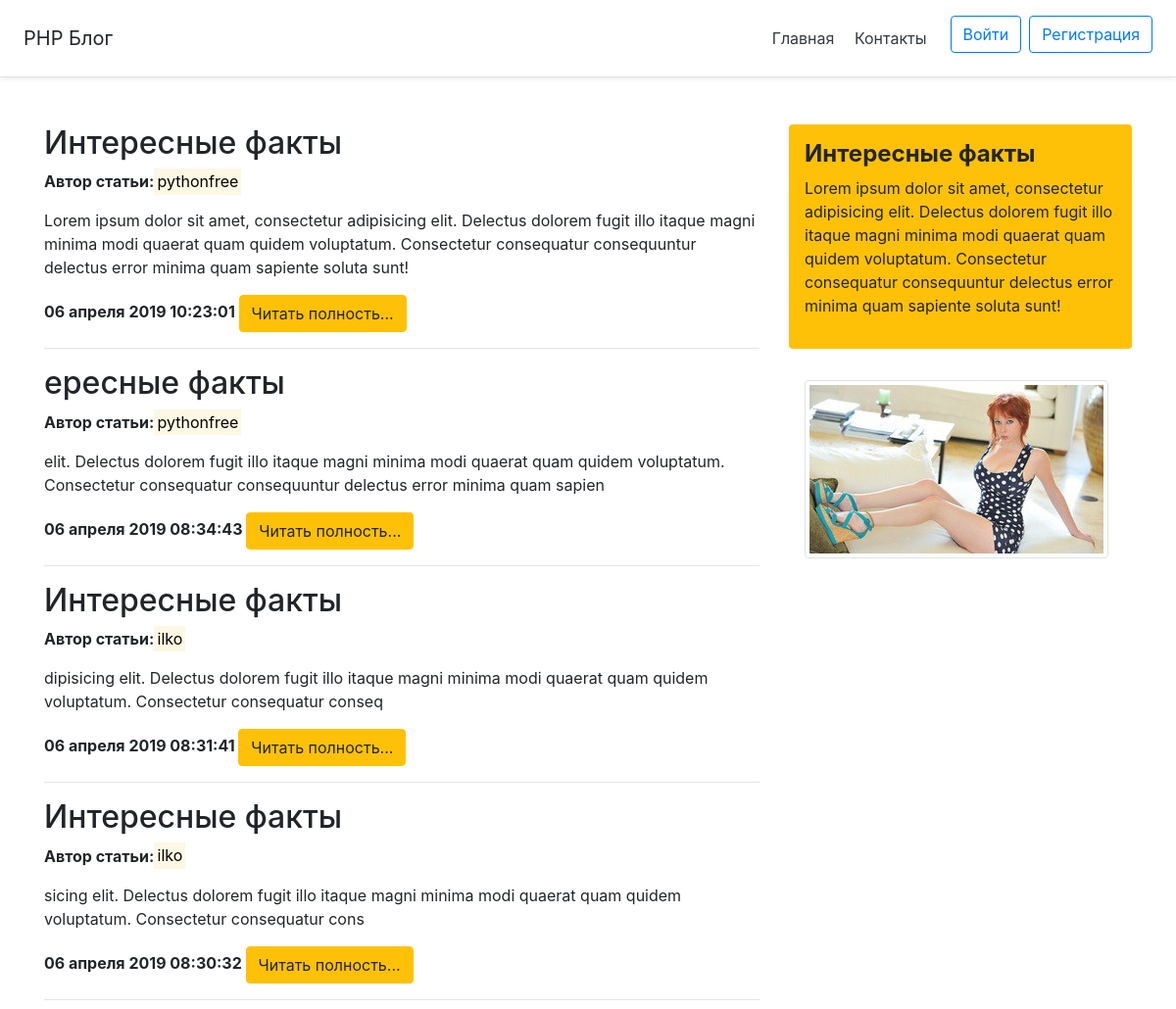
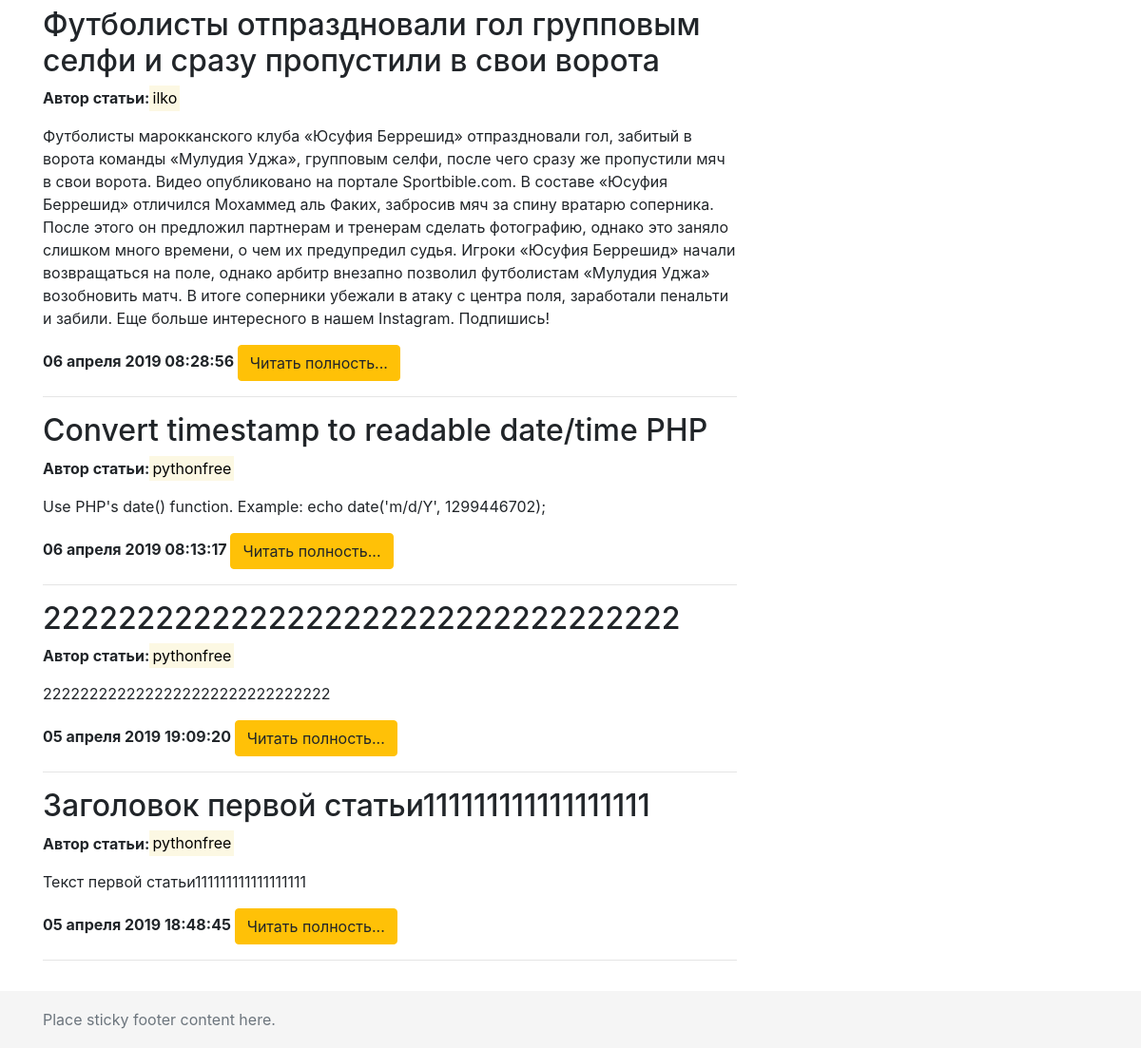
The page / on the database its author committed (2 pictures, top to bottom).
### tables this page shows
CREATE TABLE `articles` (
  `id` bigint(20) UNSIGNED NOT NULL,
  `title` varchar(255) NOT NULL,
  `intro` text NOT NULL,
  `atext` text NOT NULL,
  `adate` bigint(20) UNSIGNED NOT NULL,
  `avtor` varchar(100) NOT NULL
);

### index.php (the view, shortened to what this page needs)
<!doctype html>
<html lang="ru">
<head>
    <?php
        require_once __DIR__ . '/blocks/head.php';
    ?>
</head>
<body>
<?php require_once __DIR__ . '/blocks/header.php'; ?>
<main class="container mt-5">
    <div class="row">
        <div class="col-md-8 mb-3">
            <?php
            try {
                require_once __DIR__ . '/mysql_connect.php';
                $sql = 'SELECT * FROM articles ORDER BY adate DESC';
                $sth = $dbh->prepare($sql);
                $res = $sth->execute();
                $articles = $sth->fetchAll(PDO::FETCH_OBJ);
            } catch (Exception $e) {
                die($e->getMessage());
            }
            ?>
            <?php foreach ($articles as $article): ?>
                <h2><?= $article->title; ?></h2>
                <p><b>Автор статьи:</b><mark><?= $article->avtor; ?></mark></p>
                <p><?= $article->atext; ?></p>
                <b>
                    <?php
                    $date = date( 'd ', $article->adate);
                    $arrMounthes = ['января','февраля','марта','апреля','мая','июня','июля','августа','сентября','октября','ноября','декабря'];
                    $date .= $arrMounthes[date('n', $article->adate)-1] . ' ';
                    echo $date .= date( 'Y H:i:s', $article->adate);
                    ?>
                </b>
                <a href="/news.php?id=<?= $article->id; ?>" title="<?= $article->title; ?>">
                    <button class="btn btn-warning">Читать полность...</button>
                </a>
                <hr>
            <?php endforeach; ?>
        </div>
        <?php require_once __DIR__ . '/blocks/aside.php'; ?>
    </div>
</main>
<?php require_once __DIR__ . '/blocks/footer.php'; ?>
</body>
</html>

### blocks/head.php (shortened to what this page needs)
<link rel="stylesheet" href="/css/bootstrap.min.css">
<link rel="stylesheet" href="/css/main.css?<?= random_int(0, PHP_INT_MAX); ?>">

### blocks/header.php (shortened to what this page needs)
<div class="d-flex flex-column flex-md-row align-items-center p-3 px-md-4 mb-3 bg-white border-bottom shadow-sm">
    <h5 class="my-0 mr-md-auto font-weight-normal">PHP Блог</h5>
    <nav class="my-2 my-md-0 mr-md-3">
        <a class="p-2 text-dark" href="/">Главная</a>
        <a class="p-2 text-dark" href="/contacts.php">Контакты</a>
    </nav>
    <?php if ( !isset($_COOKIE['login'])): ?>
        <a class="btn btn-outline-primary mr-2 mb-2" href="/auth.php">Войти</a>
        <a class="btn btn-outline-primary mb-2" href="/reg.php">Регистрация</a>
    <?php elseif (!empty($_COOKIE['login'])): ?>
        <a class="btn btn-outline-primary mb-2" href="/auth.php"><?= $_COOKIE['login']; ?></a>
    <?php endif; ?>
</div>

### blocks/aside.php
<aside class="col-md-4">
    <div class="p-3 mb-3 bg-warning rounded">
        <h4>
            <b>Интересные факты</b>
        </h4>
        <p>
            Lorem ipsum dolor sit amet, consectetur adipisicing elit. Delectus dolorem fugit illo itaque magni minima
            modi quaerat quam quidem voluptatum. Consectetur consequatur consequuntur delectus error minima quam
            sapiente soluta sunt!
        </p>
    </div>
    <div class="p-3 mb-3">
        <img class="img-thumbnail" src="/img/348699_02.jpg" alt="">
    </div>
</aside>

### blocks/footer.php
<footer class="footer">
    <div class="container">
        <span class="text-muted">Place sticky footer content here.</span>
    </div>
</footer>

### css/main.css (style rules this page uses)
.footer { width: 100%; height: 60px; line-height: 60px; background-color: #f5f5f5; }

### rows shown on the page
articles: title "Интересные факты", avtor "pythonfree", atext "Lorem ipsum dolor sit amet, consectetur adipisicing elit. Delectus dolorem fugit illo itaque magni minima modi quaerat quam quidem voluptatum. Consectetur consequatur consequuntur delectus error minima quam sapiente soluta sunt!", adate "06 апреля 2019 10:23:01"
articles: title "ересные факты", avtor "pythonfree", atext "elit. Delectus dolorem fugit illo itaque magni minima modi quaerat quam quidem voluptatum. Consectetur consequatur consequuntur delectus error minima quam sapien", adate "06 апреля 2019 08:34:43"
articles: title "Интересные факты", avtor "ilko", atext "dipisicing elit. Delectus dolorem fugit illo itaque magni minima modi quaerat quam quidem voluptatum. Consectetur consequatur conseq", adate "06 апреля 2019 08:31:41"
articles: title "Интересные факты", avtor "ilko", atext "sicing elit. Delectus dolorem fugit illo itaque magni minima modi quaerat quam quidem voluptatum. Consectetur consequatur cons", adate "06 апреля 2019 08:30:32"
articles: title "Футболисты отпраздновали гол групповым селфи и сразу пропустили в свои ворота", avtor "ilko", atext "Футболисты марокканского клуба «Юсуфия Беррешид» отпраздновали гол, забитый в ворота команды «Мулудия Уджа», групповым селфи, после чего сразу же пропустили мяч в свои ворота. Видео опубликовано на портале Sportbible.com. В составе «Юсуфия Беррешид» отличился Мохаммед аль Факих, забросив мяч за спину вратарю соперника. После этого он предложил партнерам и тренерам сделать фотографию, однако это заняло слишком много времени, о чем их предупредил судья. Игроки «Юсуфия Беррешид» начали возвращаться на поле, однако арбитр внезапно позволил футболистам «Мулудия Уджа» возобновить матч. В итоге соперники убежали в атаку с центра поля, заработали пенальти и забили. Еще больше интересного в нашем…", adate "06 апреля 2019 08:28:56"
articles: title "Convert timestamp to readable date/time PHP", avtor "pythonfree", atext "Use PHP's date() function. Example: echo date('m/d/Y', 1299446702);", adate "06 апреля 2019 08:13:17"
articles: title "2222222222222222222222222222222222", avtor "pythonfree", atext "2222222222222222222222222222222", adate "05 апреля 2019 19:09:20"
articles: title "Заголовок первой статьи111111111111111111", avtor "pythonfree", atext "Текст первой статьи111111111111111111", adate "05 апреля 2019 18:48:45"
